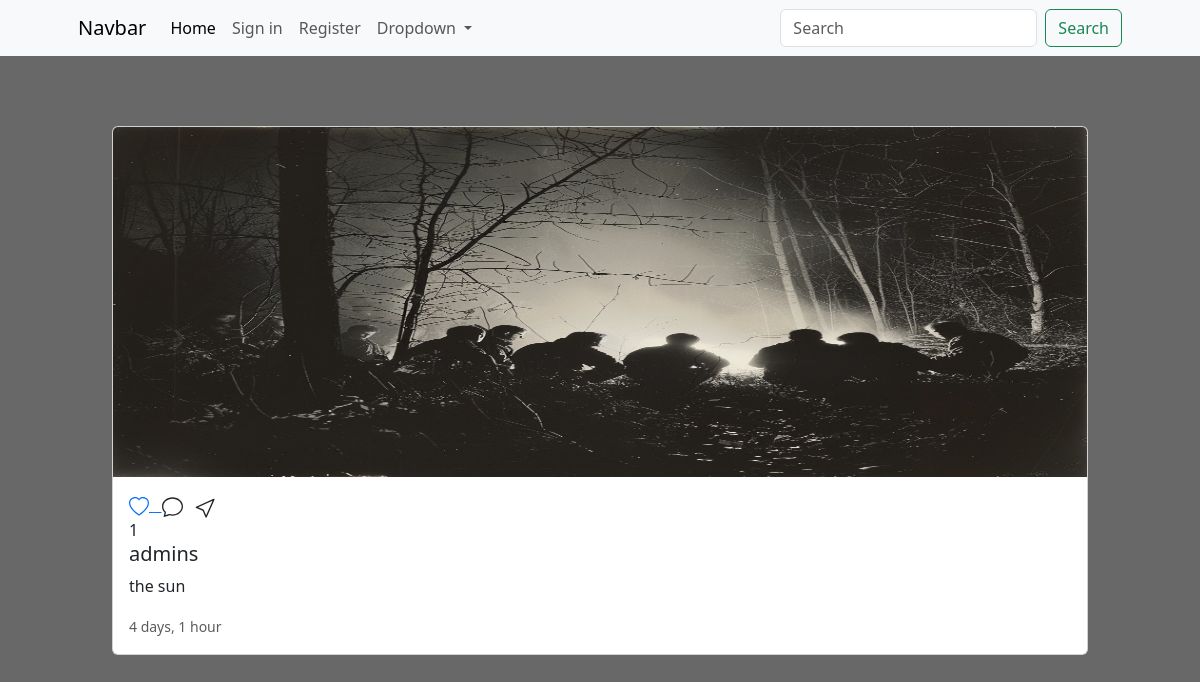
The page /post/9/ on the database as committed earlier.
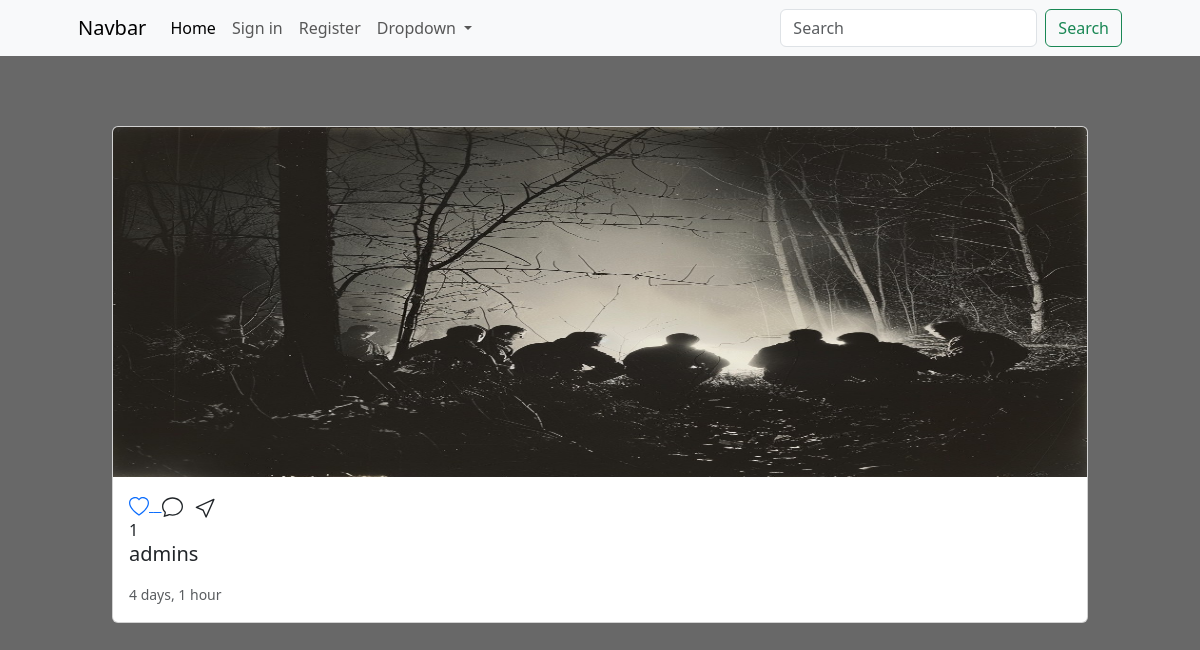
The same page on the database as committed later.
### main/models.py (models this page shows, shortened)
class Post(models.Model):
    user = models.ForeignKey(User,on_delete=models.CASCADE)
    image = models.ImageField(upload_to='posts/')
    caption = models.TextField(blank=True)
    create_at = models.DateTimeField(auto_now_add=True)
    likes = models.IntegerField(default=0)

### main/views.py (the view)
# urls.py: path('post/<int:post_id>/',views.post_detail,name='post_detail'),
def post_detail(request,post_id):
    post = Post.objects.get(id=post_id)
    context = {"post":post}
    return render(request,'post.html',context)

### templates/post.html (shortened to what this page needs)
{% extends 'partial/main.html' %}
{% load static %}
{% block content %}
<div class="container">
    <div class="row">
        <div class="col-12">
            <div class="ion">
                <div class="card mb-2 col-sm-12 ">
                    <img src="{{post.image.url}}" class="card-img-top" alt="...">
                    <div class="card-body">
                        <div class="run">
                            <a href="{% url 'like_detail' post.id %}">
                            </a>
                        </div>
                        {{post.likes}}
                      <h5 class="card-title">{{post.user}}</h5>
                      <p class="card-text">{{post.caption}}</p>
                      <p class="card-text"><small class="text-body-secondary">{{post.create_at|timesince}}</small></p>
                    </div>
                </div>
            </div>
        </div>
    </div>
</div>
{% endblock %}

Rows that differ between the two databases and show on the page:
changed Post "admins": caption "the sun" → (not shown)
